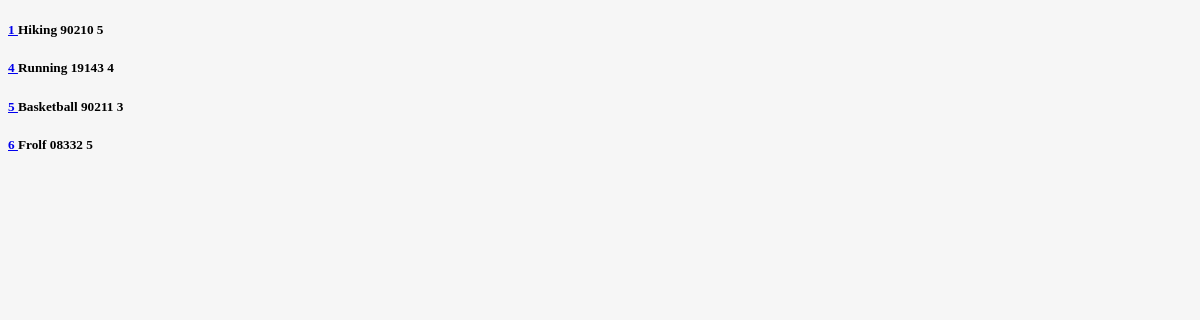
The page /dbview/ on the database as committed earlier.
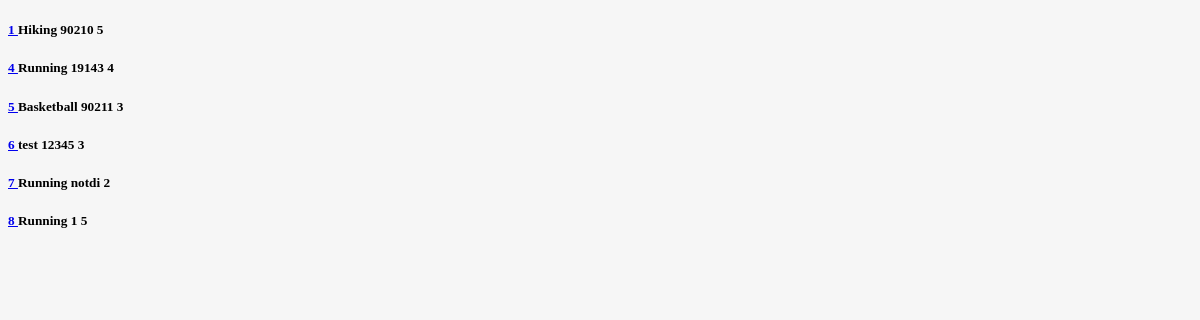
The same page on the database as committed later.
### dbView/models.py (models this page shows, shortened)
class Exercise(models.Model):
	zipcode = models.CharField(max_length=5, null=True)
	address = models.CharField(max_length=200, null=True)
	notes = models.TextField(null=True)
	activityType = models.CharField(max_length=25, null=True)
	difficultyrating = models.CharField(max_length=1, null=True)

### dbView/templates/dbView/results.html
{% extends "dbView/header.html" %}
{% block content %}
	{% for Exercise in object_list %}
	<h5> <a href ="/dbview/{{Exercise.id}}"> {{Exercise.id}} </a> {{ Exercise.activityType }} {{ Exercise.zipcode }} {{ Exercise.difficultyrating }} </h5>
	{% endfor %}
{% endblock %}

### dbView/templates/dbView/header.html (shortened to what this page needs)
<!DOCTYPE html>
<html lang="en">
<head>
</head>
<body class="body" style="background-color:#f6f6f6">
	<div>
	   {% block content %}
	   {% endblock %}
	</div>
</body>
</html>

Rows that differ between the two databases and show on the page:
changed Exercise id 6: activityType "Frolf" → "test"; zipcode "08332" → "12345"; difficultyrating "5" → "3"
added Exercise: id "7", activityType "Running", zipcode "notdi", difficultyrating "2"
added Exercise: id "8", activityType "Running", zipcode "1", difficultyrating "5"
